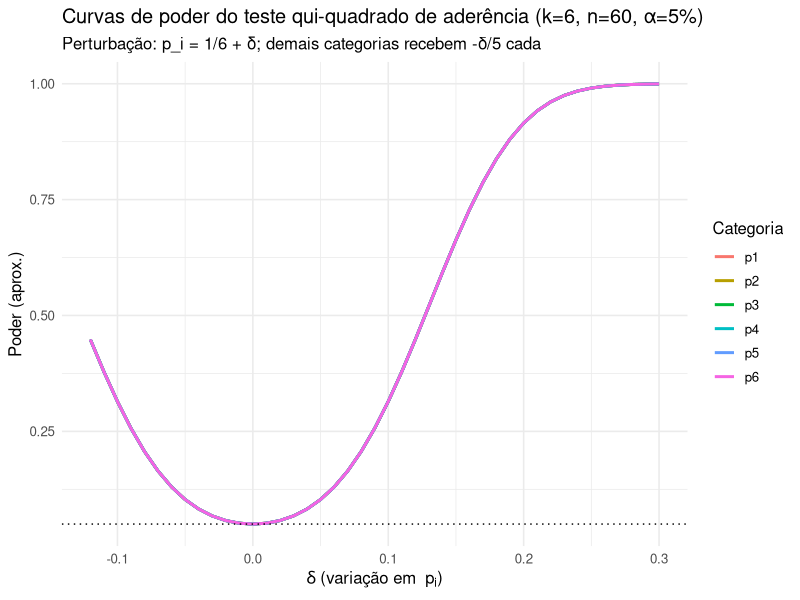

Write R code to recreate this figure.
# Parâmetros do problema
k    <- 6
n    <- 60
p0   <- rep(1/6, k)
alpha<- 0.05
df   <- k - 1
crit <- qchisq(1 - alpha, df = df)

# --- 1) Função de poder (aproximação por qui-quadrado não-central) ---
power_chisq_approx <- function(p, n, p0, alpha = 0.05) {
  stopifnot(length(p) == length(p0))
  stopifnot(abs(sum(p) - 1) < 1e-12, all(p >= 0))
  df   <- length(p) - 1
  crit <- qchisq(1 - alpha, df = df)
  lambda <- n * sum((p - p0)^2 / p0)
  # Poder aproximado:
  1 - pchisq(crit, df = df, ncp = lambda)
}

# --- (opcional) Função de poder por simulação (Monte Carlo) ---
power_chisq_mc <- function(p, n, p0, alpha = 0.05, B = 5e4, seed = 123) {
  set.seed(seed)
  df   <- length(p) - 1
  crit <- qchisq(1 - alpha, df = df)
  X    <- rmultinom(B, size = n, prob = p) # cada coluna é um vetor de contagens
  E0   <- n * p0
  # Estatística de Pearson Q = sum ( (O - E0)^2 / E0 )
  Q    <- colSums((X - E0)^2 / E0)
  mean(Q >= crit)
}

# --- 2) Curvas de poder variando cada p_i ---
# Estratégia: para cada i, mova p_i <- p0[i] + delta e redistribua -delta igualmente nas outras (mantendo soma = 1)
# Limites de delta: para manter probabilidades no [0,1]
build_p <- function(i, delta, p0) {
  k <- length(p0)
  p <- p0
  p[i] <- p0[i] + delta
  p[-i] <- p0[-i] - delta / (k - 1)
  p
}

# grade de deltas (respeitando não-negatividade)
# para p0=1/6, o limite é: delta_min = -p0[i] = -1/6; delta_max = (k-1)*p0[-i] = 5*(1/6) = 5/6,
# MAS a restrição mais apertada vem de p[-i]>=0 -> delta <= (k-1)*min(p0[-i]) = 5*(1/6)=0.833...
# e p[i]<=1 -> delta <= 1 - p0[i] = 5/6. O limitante à esquerda é -1/6.
# Vamos usar uma faixa mais modesta, prática:
deltas <- seq(-0.12, 0.30, by = 0.01)

# Tabela com poder aproximado para cada i e cada delta
library(dplyr)
library(tidyr)
library(purrr)

power_grid <- map_dfr(1:k, function(i) {
  map_dfr(deltas, function(d) {
    p <- build_p(i, d, p0)
    if (any(p < -1e-12) || any(p > 1 + 1e-12)) return(NULL)
    tibble(cat = paste0("p", i),
           delta = d,
           power = power_chisq_approx(p, n, p0))
  })
})

# (Opcional) Checagem por simulação para alguns pontos de cada curva
# isto pode ser pesado; selecione poucos deltas
check_points <- c(-0.10, -0.05, 0.05, 0.10, 0.20, 0.30)
mc_checks <- map_dfr(1:k, function(i) {
  map_dfr(check_points, function(d) {
    p <- build_p(i, d, p0)
    if (any(p < -1e-12) || any(p > 1 + 1e-12)) return(NULL)
    tibble(cat = paste0("p", i),
           delta = d,
           power_mc = power_chisq_mc(p, n, p0, B = 20000, seed = 2025),
           power_ap = power_chisq_approx(p, n, p0))
  })
})

print(mc_checks)  # para comparar aproximação vs MC

# --- 3) Gráfico das curvas de poder ---
library(ggplot2)
ggplot(power_grid, aes(x = delta, y = power, color = cat)) +
  geom_line(size = 1) +
  geom_hline(yintercept = alpha, linetype = 3) +
  labs(x = expression(delta~"(variação em "~p[i]*")"),
       y = "Poder (aprox.)",
       color = "Categoria",
       title = "Curvas de poder do teste qui-quadrado de aderência (k=6, n=60, α=5%)",
       subtitle = "Perturbação: p_i = 1/6 + δ; demais categorias recebem -δ/5 cada") +
  theme_minimal(base_size = 12)
